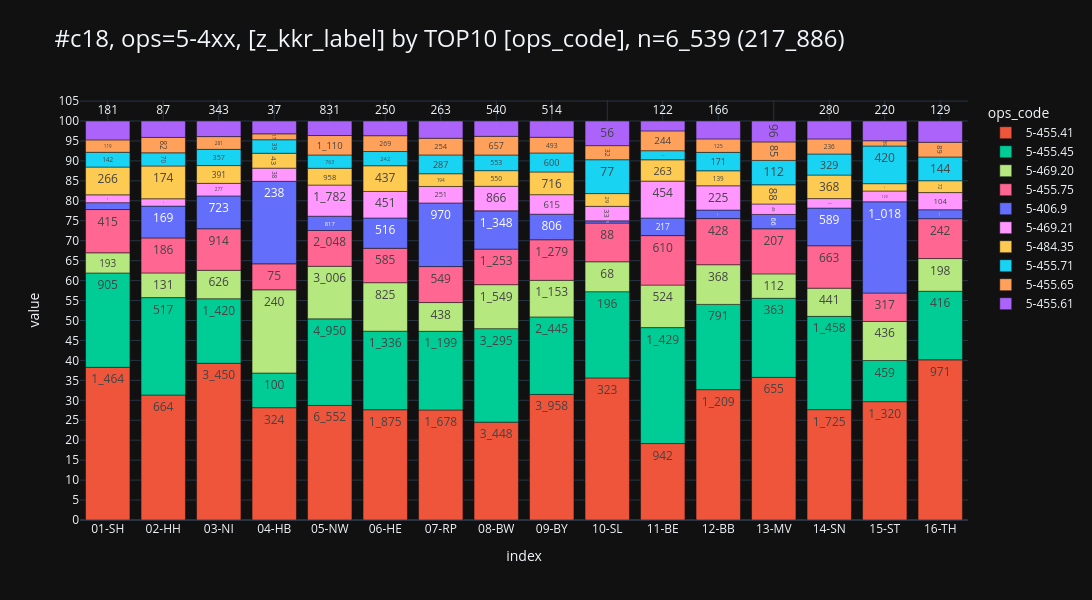
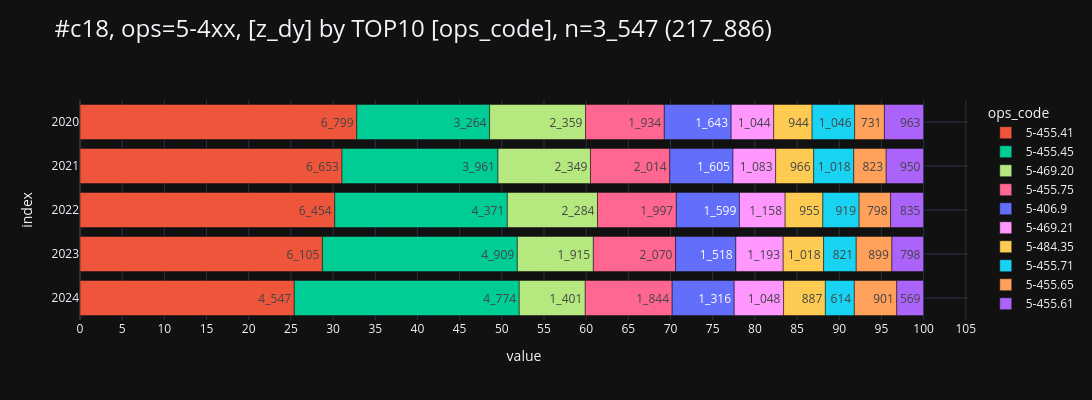

Here is the notebook cell these charts were saved with, in order:
### Code cell
_filters_ops1 = [
    (FILTER_DY, ""),
    (FILTER_COLORECTAL, ""),
    ("z_icd10_3d in ('C18')", ""),
    ("left(Code,3) in ('5-4')", ""),
]
_filter_ops1 = hlp.get_duckdb_filter_n(
    con=con,
    query="from Tumor tum left join OPS ops on tum.z_tum_id = ops.z_tum_id",
    # query="from Tumor tum left join OP op on tum.z_tum_id = op.z_tum_id left join OPS ops on op.OPId = ops.OP_TypId",
    filters=_filters_ops1,
    # distinct_metric="OPSId",
    first_n_filter_apply_to_rows=2,
)

# _filter_ops1 = f"""--sql
#     z_icd10_3d in ('C18')
#     and left(ops.Code,3) in ('5-4')
#     and {FILTER_DEFAULT}
# """

show_ops(_filter_ops1,)
# 217886

### Figure 1 — Plotly figure (JSON) as saved in the notebook; plotly's stock layout.template omitted (floating-point values rounded to 4 significant figures)
{"data": [{"hovertemplate": "col=5-455.41<br>index=%{x}<br>value=%{y}<br>cnt_str=%{text}<extra></extra>", "legendgroup": "5-455.41", "marker": {"color": "#EF553B", "pattern": {"shape": ""}}, "name": "5-455.41", "orientation": "v", "showlegend": true, "text": ["1_464", "664", "3_450", "324", "6_552", "1_875", "1_678", "3_448", "3_958", "323", "942", "1_209", "655", "1_725", "1_320", "971"], "textposition": "auto", "type": "bar", "x": ["01-SH", "02-HH", "03-NI", "04-HB", "05-NW", "06-HE", "07-RP", "08-BW", "09-BY", "10-SL", "11-BE", "12-BB", "13-MV", "14-SN", "15-ST", "16-TH"], "xaxis": "x", "y": [1464, 664, 3450, 324, 6552, 1875, 1678, 3448, 3958, 323, 942, 1209, 655, 1725, 1320, 971], "yaxis": "y"}, {"hovertemplate": "col=5-455.45<br>index=%{x}<br>value=%{y}<br>cnt_str=%{text}<extra></extra>", "legendgroup": "5-455.45", "marker": {"color": "#00CC96", "pattern": {"shape": ""}}, "name": "5-455.45", "orientation": "v", "showlegend": true, "text": ["905", "517", "1_420", "100", "4_950", "1_336", "1_199", "3_295", "2_445", "196", "1_429", "791", "363", "1_458", "459", "416"], "textposition": "auto", "type": "bar", "x": ["01-SH", "02-HH", "03-NI", "04-HB", "05-NW", "06-HE", "07-RP", "08-BW", "09-BY", "10-SL", "11-BE", "12-BB", "13-MV", "14-SN", "15-ST", "16-TH"], "xaxis": "x", "y": [905, 517, 1420, 100, 4950, 1336, 1199, 3295, 2445, 196, 1429, 791, 363, 1458, 459, 416], "yaxis": "y"}, {"hovertemplate": "col=5-469.20<br>index=%{x}<br>value=%{y}<br>cnt_str=%{text}<extra></extra>", "legendgroup": "5-469.20", "marker": {"color": "#B6E880", "pattern": {"shape": ""}}, "name": "5-469.20", "orientation": "v", "showlegend": true, "text": ["193", "131", "626", "240", "3_006", "825", "438", "1_549", "1_153", "68", "524", "368", "112", "441", "436", "198"], "textposition": "auto", "type": "bar", "x": ["01-SH", "02-HH", "03-NI", "04-HB", "05-NW", "06-HE", "07-RP", "08-BW", "09-BY", "10-SL", "11-BE", "12-BB", "13-MV", "14-SN", "15-ST", "16-TH"], "xaxis": "x", "y": [193, 131, 626, 240, 3006, 825, 438, 1549, 1153, 68, 524, 368, 112, 441, 436, 198], "yaxis": "y"}, {"hovertemplate": "col=5-455.75<br>index=%{x}<br>value=%{y}<br>cnt_str=%{text}<extra></extra>", "legendgroup": "5-455.75", "marker": {"color": "#FF6692", "pattern": {"shape": ""}}, "name": "5-455.75", "orientation": "v", "showlegend": true, "text": ["415", "186", "914", "75", "2_048", "585", "549", "1_253", "1_279", "88", "610", "428", "207", "663", "317", "242"], "textposition": "auto", "type": "bar", "x": ["01-SH", "02-HH", "03-NI", "04-HB", "05-NW", "06-HE", "07-RP", "08-BW", "09-BY", "10-SL", "11-BE", "12-BB", "13-MV", "14-SN", "15-ST", "16-TH"], "xaxis": "x", "y": [415, 186, 914, 75, 2048, 585, 549, 1253, 1279, 88, 610, 428, 207, 663, 317, 242], "yaxis": "y"}, {"hovertemplate": "col=5-406.9<br>index=%{x}<br>value=%{y}<br>cnt_str=%{text}<extra></extra>", "legendgroup": "5-406.9", "marker": {"color": "#636EFA", "pattern": {"shape": ""}}, "name": "5-406.9", "orientation": "v", "showlegend": true, "text": ["66", "169", "723", "238", "817", "516", "970", "1_348", "806", "5", "217", "79", "66", "589", "1_018", "54"], "textposition": "auto", "type": "bar", "x": ["01-SH", "02-HH", "03-NI", "04-HB", "05-NW", "06-HE", "07-RP", "08-BW", "09-BY", "10-SL", "11-BE", "12-BB", "13-MV", "14-SN", "15-ST", "16-TH"], "xaxis": "x", "y": [66, 169, 723, 238, 817, 516, 970, 1348, 806, 5, 217, 79, 66, 589, 1018, 54], "yaxis": "y"}, {"hovertemplate": "col=5-469.21<br>index=%{x}<br>value=%{y}<br>cnt_str=%{text}<extra></extra>", "legendgroup": "5-469.21", "marker": {"color": "#FF97FF", "pattern": {"shape": ""}}, "name": "5-469.21", "orientation": "v", "showlegend": true, "text": ["75", "39", "277", "38", "1_782", "451", "251", "866", "615", "33", "454", "225", "48", "148", "120", "104"], "textposition": "auto", "type": "bar", "x": ["01-SH", "02-HH", "03-NI", "04-HB", "05-NW", "06-HE", "07-RP", "08-BW", "09-BY", "10-SL", "11-BE", "12-BB", "13-MV", "14-SN", "15-ST", "16-TH"], "xaxis": "x", "y": [75, 39, 277, 38, 1782, 451, 251, 866, 615, 33, 454, 225, 48, 148, 120, 104], "yaxis": "y"}, {"hovertemplate": "col=5-484.35<br>index=%{x}<br>value=%{y}<br>cnt_str=%{text}<extra></extra>", "legendgroup": "5-484.35", "marker": {"color": "#FECB52", "pattern": {"shape": ""}}, "name": "5-484.35", "orientation": "v", "showlegend": true, "text": ["266", "174", "391", "43", "958", "437", "194", "550", "716", "29", "263", "139", "88", "368", "82", "72"], "textposition": "auto", "type": "bar", "x": ["01-SH", "02-HH", "03-NI", "04-HB", "05-NW", "06-HE", "07-RP", "08-BW", "09-BY", "10-SL", "11-BE", "12-BB", "13-MV", "14-SN", "15-ST", "16-TH"], "xaxis": "x", "y": [266, 174, 391, 43, 958, 437, 194, 550, 716, 29, 263, 139, 88, 368, 82, 72], "yaxis": "y"}, {"hovertemplate": "col=5-455.71<br>index=%{x}<br>value=%{y}<br>cnt_str=%{text}<extra></extra>", "legendgroup": "5-455.71", "marker": {"color": "#19D3F3", "pattern": {"shape": ""}}, "name": "5-455.71", "orientation": "v", "showlegend": true, "text": ["142", "70", "357", "39", "763", "242", "287", "553", "600", "77", "112", "171", "112", "329", "420", "144"], "textposition": "auto", "type": "bar", "x": ["01-SH", "02-HH", "03-NI", "04-HB", "05-NW", "06-HE", "07-RP", "08-BW", "09-BY", "10-SL", "11-BE", "12-BB", "13-MV", "14-SN", "15-ST", "16-TH"], "xaxis": "x", "y": [142, 70, 357, 39, 763, 242, 287, 553, 600, 77, 112, 171, 112, 329, 420, 144], "yaxis": "y"}, {"hovertemplate": "col=5-455.65<br>index=%{x}<br>value=%{y}<br>cnt_str=%{text}<extra></extra>", "legendgroup": "5-455.65", "marker": {"color": "#FFA15A", "pattern": {"shape": ""}}, "name": "5-455.65", "orientation": "v", "showlegend": true, "text": ["119", "82", "281", "17", "1_110", "269", "254", "657", "493", "32", "244", "125", "85", "236", "59", "89"], "textposition": "auto", "type": "bar", "x": ["01-SH", "02-HH", "03-NI", "04-HB", "05-NW", "06-HE", "07-RP", "08-BW", "09-BY", "10-SL", "11-BE", "12-BB", "13-MV", "14-SN", "15-ST", "16-TH"], "xaxis": "x", "y": [119, 82, 281, 17, 1110, 269, 254, 657, 493, 32, 244, 125, 85, 236, 59, 89], "yaxis": "y"}, {"hovertemplate": "col=5-455.61<br>index=%{x}<br>value=%{y}<br>cnt_str=%{text}<extra></extra>", "legendgroup": "5-455.61", "marker": {"color": "#AB63FA", "pattern": {"shape": ""}}, "name": "5-455.61", "orientation": "v", "showlegend": true, "text": ["181", "87", "343", "37", "831", "250", "263", "540", "514", "56", "122", "166", "96", "280", "220", "129"], "textposition": "auto", "type": "bar", "x": ["01-SH", "02-HH", "03-NI", "04-HB", "05-NW", "06-HE", "07-RP", "08-BW", "09-BY", "10-SL", "11-BE", "12-BB", "13-MV", "14-SN", "15-ST", "16-TH"], "xaxis": "x", "y": [181, 87, 343, 37, 831, 250, 263, 540, 514, 56, 122, 166, 96, 280, 220, 129], "yaxis": "y"}], "layout": {"barmode": "relative", "barnorm": "percent", "height": 600, "legend": {"title": {"text": "ops_code"}, "tracegroupgap": 0, "traceorder": "normal"}, "title": {"font": {"size": 24}, "text": "#c18, ops=5-4xx, [z_kkr_label] by TOP10 [ops_code], n=6_539 (217_886)", "xanchor": "left", "y": 0.95, "yanchor": "top"}, "width": 1600, "xaxis": {"anchor": "y", "categoryarray": ["01-SH", "02-HH", "03-NI", "04-HB", "05-NW", "06-HE", "07-RP", "08-BW", "09-BY", "10-SL", "11-BE", "12-BB", "13-MV", "14-SN", "15-ST", "16-TH"], "categoryorder": "array", "domain": [0, 1], "gridwidth": 1, "showgrid": true, "title": {"text": "index"}}, "yaxis": {"anchor": "x", "domain": [0, 1], "dtick": 5, "gridwidth": 1, "showgrid": true, "title": {"text": "value"}}}}

### Figure 2 — Plotly figure (JSON) as saved in the notebook; plotly's stock layout.template omitted (floating-point values rounded to 4 significant figures)
{"data": [{"hovertemplate": "col=5-455.41<br>value=%{x}<br>index=%{y}<br>cnt_str=%{text}<extra></extra>", "legendgroup": "5-455.41", "marker": {"color": "#EF553B", "pattern": {"shape": ""}}, "name": "5-455.41", "orientation": "h", "showlegend": true, "text": ["6_799", "6_653", "6_454", "6_105", "4_547"], "textposition": "auto", "type": "bar", "x": [6799, 6653, 6454, 6105, 4547], "xaxis": "x", "y": ["2020", "2021", "2022", "2023", "2024"], "yaxis": "y"}, {"hovertemplate": "col=5-455.45<br>value=%{x}<br>index=%{y}<br>cnt_str=%{text}<extra></extra>", "legendgroup": "5-455.45", "marker": {"color": "#00CC96", "pattern": {"shape": ""}}, "name": "5-455.45", "orientation": "h", "showlegend": true, "text": ["3_264", "3_961", "4_371", "4_909", "4_774"], "textposition": "auto", "type": "bar", "x": [3264, 3961, 4371, 4909, 4774], "xaxis": "x", "y": ["2020", "2021", "2022", "2023", "2024"], "yaxis": "y"}, {"hovertemplate": "col=5-469.20<br>value=%{x}<br>index=%{y}<br>cnt_str=%{text}<extra></extra>", "legendgroup": "5-469.20", "marker": {"color": "#B6E880", "pattern": {"shape": ""}}, "name": "5-469.20", "orientation": "h", "showlegend": true, "text": ["2_359", "2_349", "2_284", "1_915", "1_401"], "textposition": "auto", "type": "bar", "x": [2359, 2349, 2284, 1915, 1401], "xaxis": "x", "y": ["2020", "2021", "2022", "2023", "2024"], "yaxis": "y"}, {"hovertemplate": "col=5-455.75<br>value=%{x}<br>index=%{y}<br>cnt_str=%{text}<extra></extra>", "legendgroup": "5-455.75", "marker": {"color": "#FF6692", "pattern": {"shape": ""}}, "name": "5-455.75", "orientation": "h", "showlegend": true, "text": ["1_934", "2_014", "1_997", "2_070", "1_844"], "textposition": "auto", "type": "bar", "x": [1934, 2014, 1997, 2070, 1844], "xaxis": "x", "y": ["2020", "2021", "2022", "2023", "2024"], "yaxis": "y"}, {"hovertemplate": "col=5-406.9<br>value=%{x}<br>index=%{y}<br>cnt_str=%{text}<extra></extra>", "legendgroup": "5-406.9", "marker": {"color": "#636EFA", "pattern": {"shape": ""}}, "name": "5-406.9", "orientation": "h", "showlegend": true, "text": ["1_643", "1_605", "1_599", "1_518", "1_316"], "textposition": "auto", "type": "bar", "x": [1643, 1605, 1599, 1518, 1316], "xaxis": "x", "y": ["2020", "2021", "2022", "2023", "2024"], "yaxis": "y"}, {"hovertemplate": "col=5-469.21<br>value=%{x}<br>index=%{y}<br>cnt_str=%{text}<extra></extra>", "legendgroup": "5-469.21", "marker": {"color": "#FF97FF", "pattern": {"shape": ""}}, "name": "5-469.21", "orientation": "h", "showlegend": true, "text": ["1_044", "1_083", "1_158", "1_193", "1_048"], "textposition": "auto", "type": "bar", "x": [1044, 1083, 1158, 1193, 1048], "xaxis": "x", "y": ["2020", "2021", "2022", "2023", "2024"], "yaxis": "y"}, {"hovertemplate": "col=5-484.35<br>value=%{x}<br>index=%{y}<br>cnt_str=%{text}<extra></extra>", "legendgroup": "5-484.35", "marker": {"color": "#FECB52", "pattern": {"shape": ""}}, "name": "5-484.35", "orientation": "h", "showlegend": true, "text": ["944", "966", "955", "1_018", "887"], "textposition": "auto", "type": "bar", "x": [944, 966, 955, 1018, 887], "xaxis": "x", "y": ["2020", "2021", "2022", "2023", "2024"], "yaxis": "y"}, {"hovertemplate": "col=5-455.71<br>value=%{x}<br>index=%{y}<br>cnt_str=%{text}<extra></extra>", "legendgroup": "5-455.71", "marker": {"color": "#19D3F3", "pattern": {"shape": ""}}, "name": "5-455.71", "orientation": "h", "showlegend": true, "text": ["1_046", "1_018", "919", "821", "614"], "textposition": "auto", "type": "bar", "x": [1046, 1018, 919, 821, 614], "xaxis": "x", "y": ["2020", "2021", "2022", "2023", "2024"], "yaxis": "y"}, {"hovertemplate": "col=5-455.65<br>value=%{x}<br>index=%{y}<br>cnt_str=%{text}<extra></extra>", "legendgroup": "5-455.65", "marker": {"color": "#FFA15A", "pattern": {"shape": ""}}, "name": "5-455.65", "orientation": "h", "showlegend": true, "text": ["731", "823", "798", "899", "901"], "textposition": "auto", "type": "bar", "x": [731, 823, 798, 899, 901], "xaxis": "x", "y": ["2020", "2021", "2022", "2023", "2024"], "yaxis": "y"}, {"hovertemplate": "col=5-455.61<br>value=%{x}<br>index=%{y}<br>cnt_str=%{text}<extra></extra>", "legendgroup": "5-455.61", "marker": {"color": "#AB63FA", "pattern": {"shape": ""}}, "name": "5-455.61", "orientation": "h", "showlegend": true, "text": ["963", "950", "835", "798", "569"], "textposition": "auto", "type": "bar", "x": [963, 950, 835, 798, 569], "xaxis": "x", "y": ["2020", "2021", "2022", "2023", "2024"], "yaxis": "y"}], "layout": {"barmode": "relative", "barnorm": "percent", "height": 400, "legend": {"title": {"text": "ops_code"}, "tracegroupgap": 0, "traceorder": "normal"}, "title": {"font": {"size": 24}, "text": "#c18, ops=5-4xx, [z_dy] by TOP10 [ops_code], n=3_547 (217_886)", "xanchor": "left", "y": 0.95, "yanchor": "top"}, "width": 1600, "xaxis": {"anchor": "y", "domain": [0, 1], "dtick": 5, "gridwidth": 1, "showgrid": true, "title": {"text": "value"}}, "yaxis": {"anchor": "x", "categoryarray": ["2024", "2023", "2022", "2021", "2020"], "categoryorder": "array", "domain": [0, 1], "gridwidth": 1, "showgrid": true, "title": {"text": "index"}}}}
